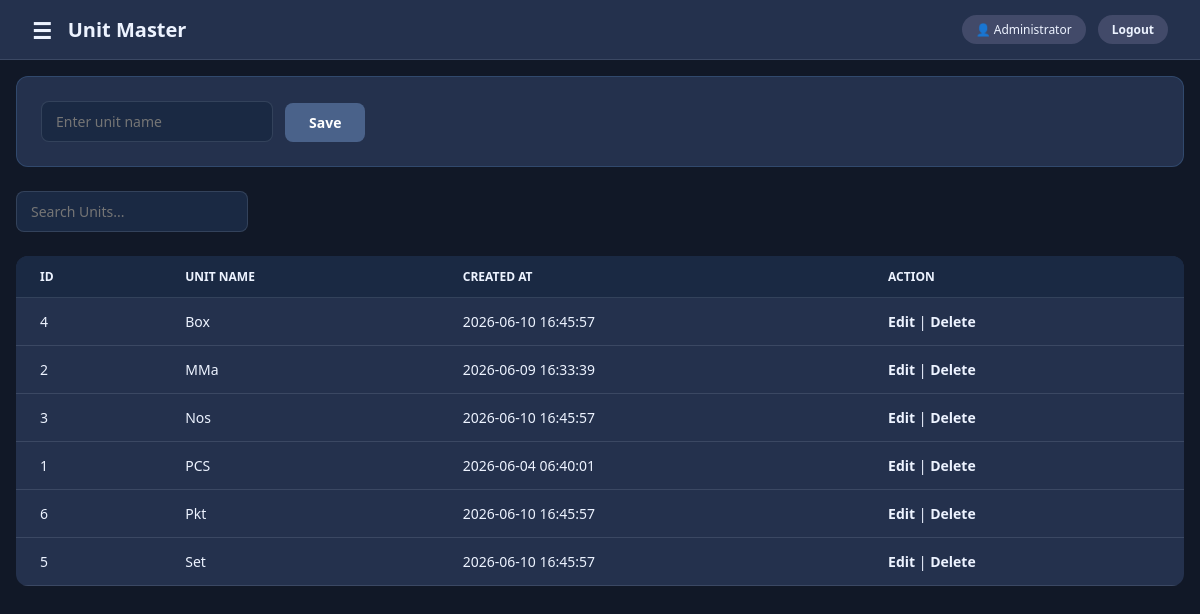
Screenshot of /units (signed in) with the database file from the repository.
### tables this page shows
CREATE TABLE units (
        id INTEGER PRIMARY KEY AUTOINCREMENT,
        unit_name TEXT NOT NULL UNIQUE,
        created_at DATETIME DEFAULT CURRENT_TIMESTAMP
        );

### modules/masters.py (the view)
@masters.route("/units")
def units_list():
    conn = get_connection()
    cursor = conn.cursor()
    cursor.execute("SELECT * FROM units ORDER BY unit_name")
    units = cursor.fetchall()
    conn.close()
    return render_template("masters/units.html", units=units)

### database.py (called while the page is built)
def get_connection():
    conn = sqlite3.connect(DATABASE)
    conn.row_factory = sqlite3.Row
    return conn

### modules/auth.py (called while the page is built)
def require_system(system_name):
    def check():
        if not session.get("user_id"):
            return redirect(url_for("auth.login", system=system_name, next=request.path))
        if session.get("system") != system_name:
            flash("That section belongs to a different login.", "danger")
            return redirect(url_for("auth.login", system=system_name))
    return check

### templates/masters/units.html (shortened to what this page needs)
{% extends "base.html" %}
{% block page_title %}Unit Master{% endblock %}
{% block content %}
        {% if editing %}
        <form method="POST" action="/units/edit/{{ unit.id }}">
            <input type="text" name="unit_name" value="{{ unit.unit_name }}">
            <button type="submit">Update</button>
            <a href="/units" style="padding: 10px 16px; background: #6b6b6b; color: white; border-radius: 8px;">Cancel</a>
        </form>
        {% else %}
        <form method="POST" action="/units/add">
            <input type="text" name="unit_name" placeholder="Enter unit name">
            <button type="submit">Save</button>
        </form>
        {% endif %}
        <input type="text" id="searchInput" placeholder="Search Units...">
        <table>
            <thead>
                <tr>
                    <th>ID</th>
                    <th>Unit Name</th>
                    <th>Created At</th>
                    <th>Action</th>
                </tr>
            </thead>
            <tbody>
                {% for unit in units %}
                <tr>
                    <td>{{ unit.id }}</td>
                    <td>{{ unit.unit_name }}</td>
                    <td>{{ unit.created_at }}</td>
                    <td>
                        <a href="/units/edit/{{ unit.id }}">Edit</a> |
                        <a href="/units/delete/{{ unit.id }}">Delete</a></td>
                </tr>
                {% endfor %}
            </tbody>
        </table>
{% endblock %}

### templates/base.html (shortened to what this page needs)
<!DOCTYPE html>
<html lang="en">
    <head>
    </head>
    <body>
        <div class="main">
            <div class="topbar">
                <div style="display: flex; align-items: center; gap: 16px;">
                    <button type="button" class="icon-button" id="sidebarToggle" onclick="toggleSidebar()" aria-label="Open sidebar">☰</button>
                <div class="page-title">{% block page_title %}SUMAK ERP{% endblock %}</div>
                </div>
                <div style="display: flex; align-items: center; gap: 12px; margin-left: auto;">
                    <div class="user-badge">👤 {{ session.full_name }}</div>
                    <a href="/logout" style="background: var(--theme-secondary); color: white; padding: 6px 14px; border-radius: 20px; font-size: 12px; text-decoration: none;">Logout</a>
                </div>
            </div>
            <div class="content">
                {% block content %}{% endblock %}
            </div>
        </div>
    </body>
</html>

### templates/base.html (style rules this page uses)
:root { --theme-primary: #3E445C; --theme-secondary: #424A69; --theme-tertiary: #4A628A; --theme-accent: #5890CB; --theme-surface: #f5f3ef; --theme-surface-strong: #edf3fb; --theme-card: #ffffff; --theme-border: rgba(62, 68, 92, 0.15); --theme-text: #1a1a1a; --theme-text-soft: #6b6b6b; --theme-white: #ffffff; --theme-hover: rgba(88, 144, 203, 0.08); }
body[data-theme="dark"] { --theme-primary: #3E445C; --theme-secondary: #424A69; --theme-tertiary: #4A628A; --theme-accent: #5890CB; --theme-surface: #111827; --theme-surface-strong: #1a2943; --theme-card: #24314d; --theme-border: rgba(148, 163, 184, 0.2); --theme-text: #edf3ff; --theme-text-soft: #d7e4ff; --theme-white: #24314d; --theme-hover: rgba(88, 144, 203, 0.18); }
body[data-theme="dark"] .page-title, body[data-theme="dark"] .stat-label, body[data-theme="dark"] .stat-value, body[data-theme="dark"] .accordion-title, body[data-theme="dark"] .accordion-sub, body[data-theme="dark"] .accordion-metric, body[data-theme="dark"] .accordion-chevron, body[data-theme="dark"] .tab-btn, body[data-theme="dark"] .tab-btn:not(.active), body[data-theme="dark"] .user-badge, body[data-theme="dark"] td, body[data-theme="dark"] th, body[data-theme="dark"] label, body[data-theme="dark"] .nav-label, body[data-theme="dark"] .logo-sub { color: #edf3ff !important; }
body[data-theme="dark"] .stat-card, body[data-theme="dark"] .accordion-item, body[data-theme="dark"] .tab-bar, body[data-theme="dark"] form, body[data-theme="dark"] table, body[data-theme="dark"] .sidebar-theme-toggle, body[data-theme="dark"] [style*="background: white"], body[data-theme="dark"] [style*="background: #fff"], body[data-theme="dark"] [style*="background:#fff"], body[data-theme="dark"] [style*="background: #ffffff"] { background: var(--theme-card) !important; border-color: rgba(88, 144, 203, 0.25) !important; color: #edf3ff !important; }
body[data-theme="dark"] a { color: #edf3ff !important; }
* { margin: 0; padding: 0; box-sizing: border-box; font-family: 'segoe UI', sans-serif; }
body { display: flex; background: var(--theme-surface); min-height: 100vh; color: var(--theme-text); }
.main { flex: 1; margin-left: 240px; min-height: 100vh; box-sizing: border-box; transition: margin-left 0.18s ease; }
.topbar { background: var(--theme-white); border-bottom: 1px solid var(--theme-border); padding: 0 32px; height: 60px; display: flex; align-items: center; justify-content: space-between; position: sticky; top: 0; z-index: 50; width: 100%; box-sizing: border-box; }
.page-title { font-size: 20px; font-weight: 700; color: var(--theme-primary); }
.user-badge { background: var(--theme-secondary); color: white; padding: 6px 14px; border-radius: 20px; font-size: 12px; }
.icon-button { background: transparent; color: #111827; border: none; border-radius: 0; padding: 0; font-size: 22px; line-height: 1; cursor: pointer; }
.content { padding: 16px; box-sizing: border-box; }
table { width: 100%; border-collapse: collapse; background: var(--theme-card); border-radius: 12px; overflow: hidden; margin-top: 24px; }
thead th, th { background: var(--theme-surface-strong); padding: 12px 24px; text-align: left; font-size: 12px; font-weight: 600; color: var(--theme-text-soft); text-transform: uppercase; border-bottom: 1px solid var(--theme-border); }
tbody tr, tr { border-bottom: 1px solid var(--theme-border); }
td { padding: 14px 24px; font-size: 14px; color: var(--theme-text); }
form { background: var(--theme-card); padding: 24px; border-radius: 12px; border: 1px solid var(--theme-border); margin-bottom: 24px; display: flex; gap: 12px; flex-wrap: wrap; align-items: flex-end; }
input, select { background: var(--theme-surface-strong); border: 1.5px solid var(--theme-border); border-radius: 8px; padding: 10px 14px; font-size: 14px; outline: none; color: var(--theme-text); }
button { background: var(--theme-tertiary); color: white; border: none; border-radius: 8px; padding: 10px 24px; font-size: 14px; font-weight: 600; cursor: pointer; }
body[data-theme="dark"] .icon-button { background: transparent; color: #edf3ff; }
a { color: var(--theme-tertiary); text-decoration: none; font-weight: 600; }

### rows the page displays
units: id "4", unit_name "Box", created_at "2026-06-10 16:45:57"
units: id "2", unit_name "MMa", created_at "2026-06-09 16:33:39"
units: id "3", unit_name "Nos", created_at "2026-06-10 16:45:57"
units: id "1", unit_name "PCS", created_at "2026-06-04 06:40:01"
units: id "6", unit_name "Pkt", created_at "2026-06-10 16:45:57"
units: id "5", unit_name "Set", created_at "2026-06-10 16:45:57"

### other values shown
{{ session.full_name }} "Administrator"
